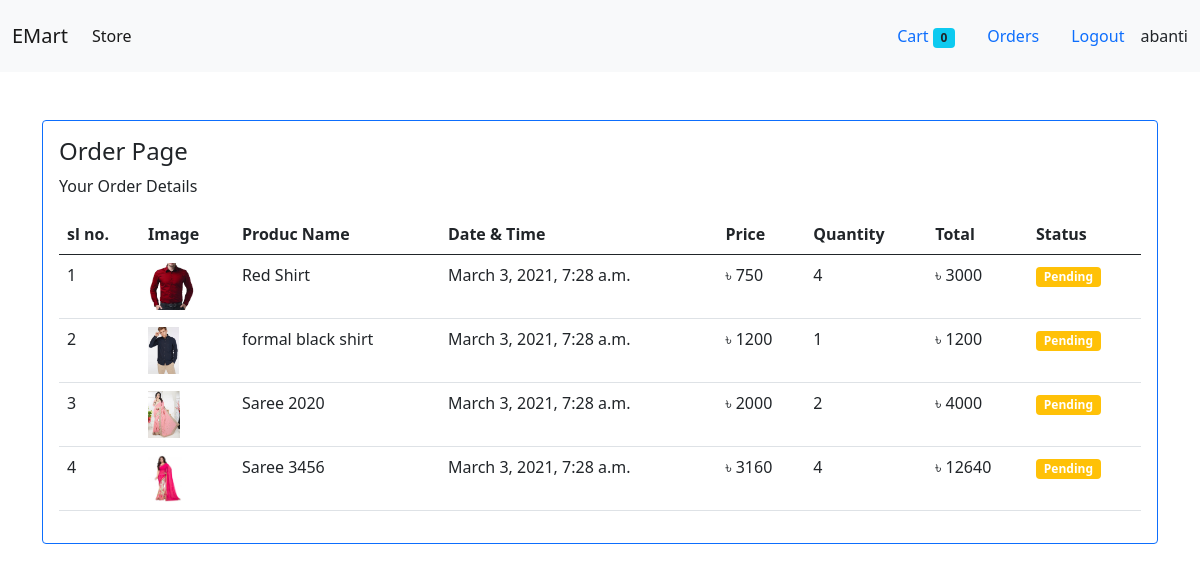
Screenshot of /orders (signed in) with the database file from the repository.
### MStore/models/orderModel.py (models this page shows, shortened)
class Order(models.Model):
    customer = models.ForeignKey(Customer, on_delete= models.CASCADE)
    product = models.ForeignKey(ProductModel, on_delete= models.CASCADE)
    quantity = models.IntegerField(default=1)
    price = models.IntegerField()
    address = models.CharField(max_length=100, default='')
    phone = models.CharField(max_length=15, default='')
    date = models.DateTimeField(default= datetime.now())
    status = models.BooleanField(default=False)
    @staticmethod
    def get_orders_by_customer_id(customer_id):
        placed_orders = Order.objects.filter(customer = customer_id).order_by('date')
        return placed_orders

### MStore/models/productModel.py (models this page shows, shortened)
class ProductModel(models.Model):
    name = models.CharField(max_length=70)
    category = models.ForeignKey(Category, on_delete= models.CASCADE, default=1)
    brand = models.CharField(max_length=50, default='')
    price = models.IntegerField(default=0)
    description = models.CharField(max_length=200, default='', null=True, blank=True)
    image = models.ImageField(upload_to='Uploads/products/')
    rating = models.IntegerField(default=0)

### MStore/middleware/auth.py (the view)
    def middleware(request):
        returnUrl = request.META['PATH_INFO']
        if not request.session.get('customer_id'):
            return redirect(f'login?return_url={returnUrl}')
        response = get_response(request)
        return response

### MStore/templatetags/custom_filter.py (called while the page is built)
@register.filter(name ='currency_sign')
def currency_sign(currency):
    return '৳ '+str(currency)

@register.filter(name ='multiply_orders_product_quantity')
def multiply_orders_product_quantity(productprice, quantity):
    return productprice * quantity

### MStore/views/order.py (called while the page is built)
    def get(self, request):
        customer = request.session.get('customer_id')
        objects =Order.get_orders_by_customer_id(customer)
        objects = objects.reverse()
        return render(request, 'order.html', {'orders': objects})

### MStore/templates/order.html
{% extends 'base.html' %}
{% load cart %}
{% load custom_filter %}
{% block content%}
<div class="container mt-5">
    <div class="card border-primary">
        <div class="card-body">
            <h4 class="card-title">Order Page</h4>
            <p class="card-text">Your Order Details</p>
            <table class="table">
                <thead>
                <tr>
                    <th>sl no.</th>
                    <th>Image</th>
                    <th>Produc Name</th>
                    <th>Date & Time</th>
                    <th>Price</th>
                    <th>Quantity</th>
                    <th>Total</th>
                    <th>Status</th>
                </tr>
                </thead>
                <tbody>
                {% for order in orders %}
                <tr>
                    <td>{{forloop.counter}}</td>
                    <td><img style="height: 47px" src="{{order.product.image.url}}" alt=""></td>
                    <td>{{ order.product.name }}</td>
                    <td>{{ order.date }}</td>
                    <td>{{ order.product.price|currency_sign }}</td>
                    <td>{{ order.quantity }}</td>
                    <td>{{ order.product.price|multiply_orders_product_quantity:order.quantity|currency_sign }}</td>
                    {% if order.status %}
                    <td><span class="badge bg-success">Completed</span></td>
                    {% else %}
                    <td><span class="badge bg-warning">Pending</span></td>
                    {% endif %}
                </tr>
                {% endfor %}
                </tbody>
            </table>
        </div>
    </div>
</div>
{% endblock %}

### MStore/templates/base.html (shortened to what this page needs)
<!doctype html>
<html lang="en">
  <head>
    <link href="https://cdn.jsdelivr.net/npm/bootstrap@5.0.0-beta1/dist/css/bootstrap.min.css" rel="stylesheet">
  </head>
  <body>
<nav class="navbar navbar-expand-lg navbar-light bg-light">
  <div class="container-fluid">
    <a class="navbar-brand" href="/">EMart</a>
    <div class="collapse navbar-collapse" id="navbarSupportedContent">
      <ul class="navbar-nav me-auto mb-2 mb-lg-0">
        <li class="nav-item">
          <a class="nav-link active" aria-current="page" href="/">Store</a>
        </li>
      </ul>
        <ul class="navbar nav my-2 my-lg-0">
          {% if not request.session.customer_id %}
          <li class="nav-item">
          <a class="nav-link active" href="/cart">Cart <span class="badge bg-info text-dark">{{ request.session.cart.keys|length}}</span></a>
        </li>
        <li class="nav-item">
          <a class="nav-link active" href="/login">Login</a>
        </li>
        <li class="nav-item">
          <a class="nav-link active" href="/signup">Register</a>
        </li>
          {% else %}
          <li class="nav-item">
          <a class="nav-link active" href="/cart">Cart <span class="badge bg-info text-dark">{{ request.session.cart.keys|length}}</span></a>
        </li>
          <li class="nav-item">
          <a class="nav-link active" href="/orders">Orders</a>
        </li>
        <li class="nav-item">
          <a class="nav-link active" href="/logout">Logout</a>
        </li>
          <div>{{ request.session.fname }}</div>
          {% endif %}
        </ul>
    </div>
  </div>
</nav>
    {% block content%}
    {% endblock%}
  </body>
</html>

### rows the page displays
Order: product.image (picture), product.name "Red Shirt", date "March 3, 2021, 7:28 a.m.", product.price "৳ 750", quantity "4", product.price|multiply_orders_product_quantity "৳ 3000", status "Pending"
Order: product.image (picture), product.name "formal black shirt", date "March 3, 2021, 7:28 a.m.", product.price "৳ 1200", quantity "1", product.price|multiply_orders_product_quantity "৳ 1200", status "Pending"
Order: product.image (picture), product.name "Saree 2020", date "March 3, 2021, 7:28 a.m.", product.price "৳ 2000", quantity "2", product.price|multiply_orders_product_quantity "৳ 4000", status "Pending"
Order: product.image (picture), product.name "Saree 3456", date "March 3, 2021, 7:28 a.m.", product.price "৳ 3160", quantity "4", product.price|multiply_orders_product_quantity "৳ 12640", status "Pending"

### other values shown
{{ request.session.cart.keys|length }} "0"
{{ request.session.fname }} "abanti"
